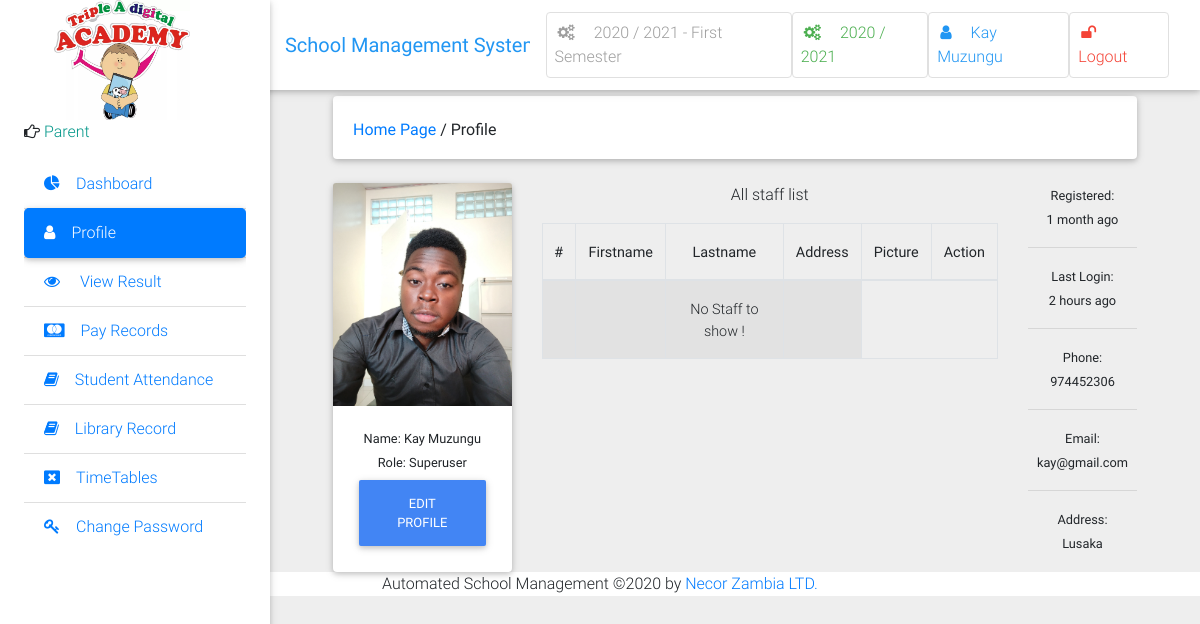
Before: /profile/view/1/ (signed in) with the older database file.
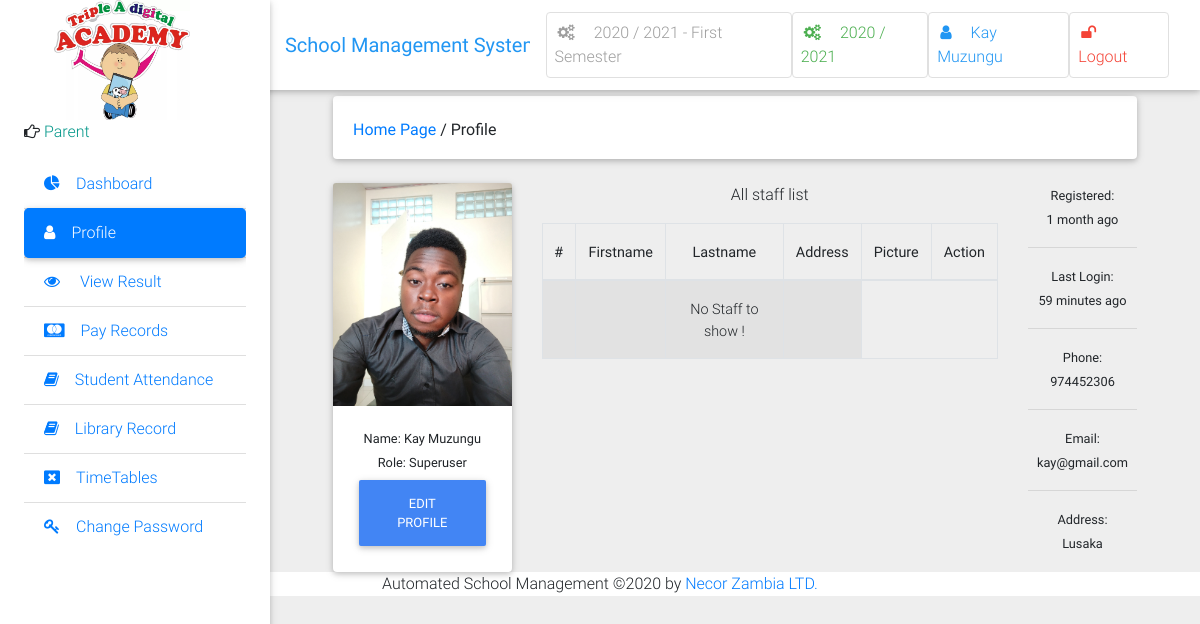
After: the same page with the newer database file.
### school/models.py (models this page shows)
class User(AbstractUser):
    is_student = models.BooleanField(default=False)
    is_lecturer = models.BooleanField(default=False)
    is_librarian = models.BooleanField(default=False)
    is_parent = models.BooleanField(default=False)
    phone = models.CharField(max_length=60, blank=True, null=True)
    address = models.CharField(max_length=60, blank=True, null=True)
    picture = models.ImageField(upload_to="users/pictures/%Y/%m/%d'", blank=True, null=True)
    email = models.EmailField(blank=True, null=True)
    password_type = models.CharField('Password Type', default='Expirable', max_length=200, choices=PASSWORD_TYPES)
    days_for_password_expiry = models.ForeignKey(PasswordConfigurations, on_delete=models.CASCADE, null=True, blank=True)
    last_password_reset_date = models.DateField('Reset On', auto_now=True)
    password_expiry_date = models.DateField(editable=False, null=True, blank=True)
    is_password_expired = models.BooleanField(default=False,)
    username_validator = ASCIIUsernameValidator()
    def get_picture(self):
        no_picture = settings.STATIC_URL + 'img/img_avatar.png'
        try:
            return self.picture.url
        except:
            return no_picture
    def get_full_name(self):
        full_name = self.username
        if self.first_name and self.last_name:
            full_name = self.first_name + " " + self.last_name
        return full_name
    def __str__(self):
        return self.get_full_name()

### school/views.py (the view, shortened to what this page needs)
# urls.py: path('profile/view/<int:id>/', views.user_profile, name='user_profile'),
@login_required
def user_profile(request, id):
    if request.user.id == id:
        return redirect("/profile/")
    current_semester = Semester.objects.get(is_current_semester=True)
    user = User.objects.get(pk=id)
    if user.is_lecturer:
        courses = Course.objects.filter(allocated_course__lecturer__pk=id).filter(semester=current_semester)
        context = {
            "user": user,
            "courses": courses,
        }
        return render(request, 'account/user_profile.html', context)
    elif user.is_librarian:
        books = Book.objects.all()
        return render(request, 'account/user_profile.html',
                      {
                          "books": books,
                      })
    else:
        context = {
            "user": user,
            "user_type": "superuser"
        }
        return render(request, 'account/user_profile.html', context)

### school/context_processors.py (called while the page is built)
def session_processor(request):
	current_session = Session.objects.get(is_current_session=True)
	return {"current_session": current_session}

def semester_processor(request):
	current_semester = Semester.objects.get(is_current_semester=True)
	return {"current_semester": current_semester}

### school/models.py (called while the page is built)
    def __str__(self):
        return self.session

    def __str__(self):
        return str(self.session) + ' - ' + str(self.semester)

### school/templates/account/user_profile.html (shortened to what this page needs)
{% extends 'school/base.html' %}
{% load static %}
{% load humanize %}
{% block side_bar %}
    {% include 'school/partial_active_element.html' with active='Profile' %}
{% endblock side_bar %}
{% block content %}
 <div class="container-fluid mt-5">
<div class="card mb-4 wow fadeIn">
    <div class="card-body d-sm-flex justify-content-between">
	    <h6 class="mb-2 mb-sm-0 pt-1">
    	<a href="/">Home Page</a>
        	<span>/</span>
            	<span>Profile</span>
        </h6>
    </div>
</div>
  <div class="row">
    <div class="col-md-3">
<div class="card">
  <div class="view overlay">
    <img class="card-img-top" src="{{ user.get_picture }}" alt="{{ user.get_fullname }}'s Picture">
  </div>
{% if user.is_superuser %}
  <div class="card-body card-body-cascade text-center">
    <small>Name: {{ user.get_full_name }}</small><br>
    <small>Role: Superuser</small>
    <a href="{% url 'edit_profile' %}" class="btn btn-primary">Edit Profile</a>
  </div>
{% endif %}
</div>
    </div>
  {% if user.is_superuser %}
    <div class="col-md-7 text-center">
      <p>All staff list</p>
  <div class="table-wrapper-scroll-y">
  <table class="table table-bordered table-striped">
  <thead>
    <tr>
      <th scope="col">#</th>
      <th scope="col">Firstname</th>
      <th scope="col">Lastname</th>
      <th scope="col">Address</th>
      <th scope="col">Picture</th>
      <th scope="col">Action</th>
    </tr>
  </thead>
  <tbody>
    {% for staff in staff %}
    <tr>
      <th scope="row">{{ forloop.counter }}</th>
      <td>{{ staff.first_name }}</td>
      <td>{{ staff.last_name }}</td>
      <td>{{ staff.address }}</td>
      <td>{{ staff.get_picture.url }}</td>
      <td>
        <span class="table-remove">
          <a href="" class="btn btn-info btn-rounded btn-sm my-0">View</a>
        </span>
        <span class="table-remove">
          <a href="" class="btn btn-info btn-rounded btn-sm my-0">Delete</a>
        </span>
      </td>
    </tr>
    {% empty %}
    <tr>
    <td></td>
      <td></td>
      <td>No Staff to show !</td>
      <td></td>
    </tr>
  {% endfor %}
  </tbody>
</table>
    </div>
  </div>
  {% endif %}
  <div class="col-md-2 text-center">
    <small> Registered:<br><date>{{ user.date_joined|naturaltime }}</date></small><hr />
    <small> Last Login:<br><date>
    {% if user.last_login == None %}
          Never
    {% else %}
      {{ user.last_login|naturaltime }}
    {% endif %}</date></small><hr />
    <small> Phone:<br><date>{% if user.phone %}{{ user.phone }}{% endif %}</date></small><hr />
    <small> Email:<br><date>{{ user.email }}</date></small><hr />
    <small> Address:<br><date>{{ user.address }}</date></small>
  </div>
</div>
{% endblock %}

### school/templates/school/base.html (shortened to what this page needs)
{% load static %}
<!DOCTYPE html>
<html lang="en">
<head>
    <link rel="stylesheet" href="https://cdn.datatables.net/1.10.20/css/jquery.dataTables.min.css">
    <link rel="stylesheet" href="https://cdn.datatables.net/buttons/1.6.1/css/buttons.dataTables.min.css">
    <link rel="stylesheet" href="https://maxcdn.bootstrapcdn.com/font-awesome/4.7.0/css/font-awesome.min.css">
    <link href="{% static 'school/css/bootstrap.min.css' %}" rel="stylesheet">
    <link href="{% static 'school/css/mdb.min.css' %}" rel="stylesheet">
    <link href="{% static 'school/css/style.css' %}" rel="stylesheet">
    <link rel="stylesheet" type="text/css" href="https://cdn.datatables.net/1.10.20/css/jquery.dataTables.css">
{% include 'school/small-screen-navbar.html'%}
</head>
<body class="grey lighten-3">
<header>
    <nav class="navbar fixed-top navbar-expand-lg navbar-light white scrolling-navbar">
        <div class="container-fluid">
            <a class="navbar-brand waves-effect" href="/">
                <strong class="blue-text">School Management System</strong>
            </a>
            <div class="collapse navbar-collapse" id="navbarSupportedContent">
                <ul class="navbar-nav nav-flex-icons">
                    <li class="nav-item">
                        <a href="{% if request.user.is_superuser %}{% url 'manage_semester' %}{% else %}#{% endif %}"
                           class="nav-link border border-light grey-text rounded waves-effect">
                            <i class="fa fa-cogs mr-3"></i>{{ current_semester }} Semester
                        </a>
                    </li>
                    <li class="nav-item">
                        <a href="{% if request.user.is_superuser %}{% url 'manage_session' %}{% else %}#{% endif %}"
                           class="nav-link border border-light green-text rounded waves-effect">
                            <i class="fa fa-cogs mr-3"></i>{{ current_session }}
                        </a>
                    </li>
                    <li class="nav-item">
                        <a href="{% url 'profile' %}"
                           class="nav-link border border-light rounded waves-effect blue-text">
                            <i class="fa fa-user mr-3"></i>{{ user|capfirst }}
                        </a>
                    </li>
                    <li class="nav-item">
                        <a href="/accounts/logout/" class="nav-link border border-light rounded waves-effect red-text">
                            <i class="fa fa-unlock mr-3"></i>Logout
                        </a>
                    </li>
                </ul>
            </div>
        </div>
    </nav>
    <div class="sidebar-fixed position-fixed">
        <img src="{% static 'img/logo.jpg' %}" id="icon" class="logo" style="margin-left: 30px">
        {% if request.user.is_lecturer %}
            <p><i class="fa fa-hand-o-right" aria-hidden="true"></i>
                <span class="teal-text text-center"> Lecturer</span></p>
        {% elif request.user.is_student %}
            <p><i class="fa fa-hand-o-right" aria-hidden="true"></i>
                <span class="teal-text text-center"> Student</span></p>
        {% elif request.user.is_parent %}
            <p><i class="fa fa-hand-o-right" aria-hidden="true"></i>
                <span class="teal-text text-center"> Parent</span></p>
        {% elif request.user.is_librarian %}
            <p><i class="fa fa-hand-o-right" aria-hidden="true"></i>
                <span class="teal-text text-center"> Library</span></p>
        {% else %}
            <p><i class="fa fa-hand-o-right" aria-hidden="true"></i>
                <span class="teal-text text-center"> System Admin</span></p>
        {% endif %}
        <div class="dashboard">
            {% block side_bar %}{% endblock side_bar %}
        </div>
    </div>
</header>
<main class="pt-5 mx-lg-5">
    {% block content %} {% endblock %}
</main>
<footer class="" style="background-color: white">
    <center>Automated School Management &copy;{% now 'Y' %} by <a href="www.necor.co.zm">Necor Zambia LTD.</a> </center>
</footer>
</body>
</html>

Changed rows visible on the page:
changed User "Kay Muzungu": last_login "2 hours ago" → "59 minutes ago"
